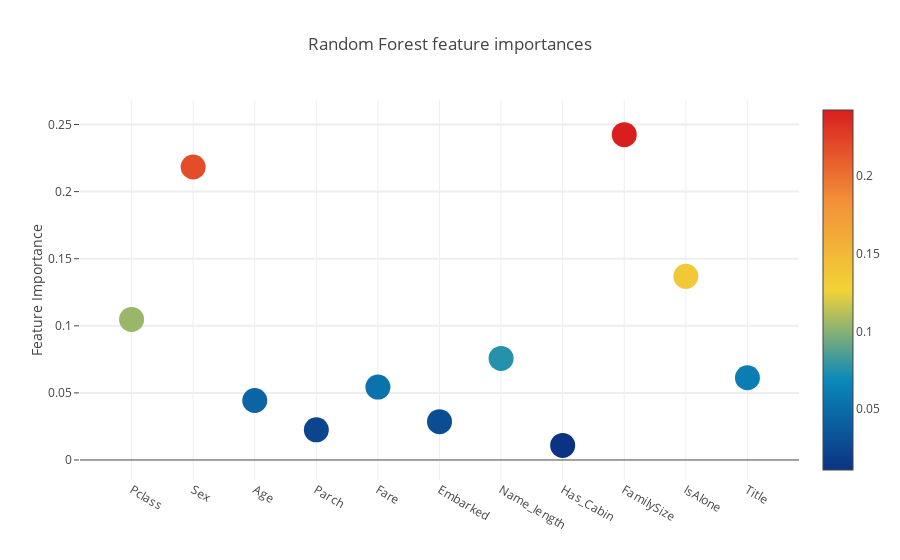
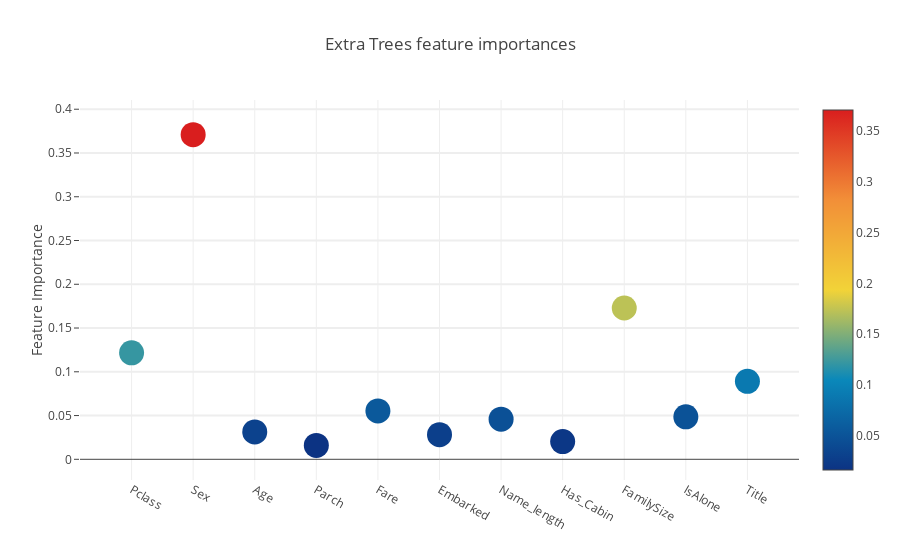
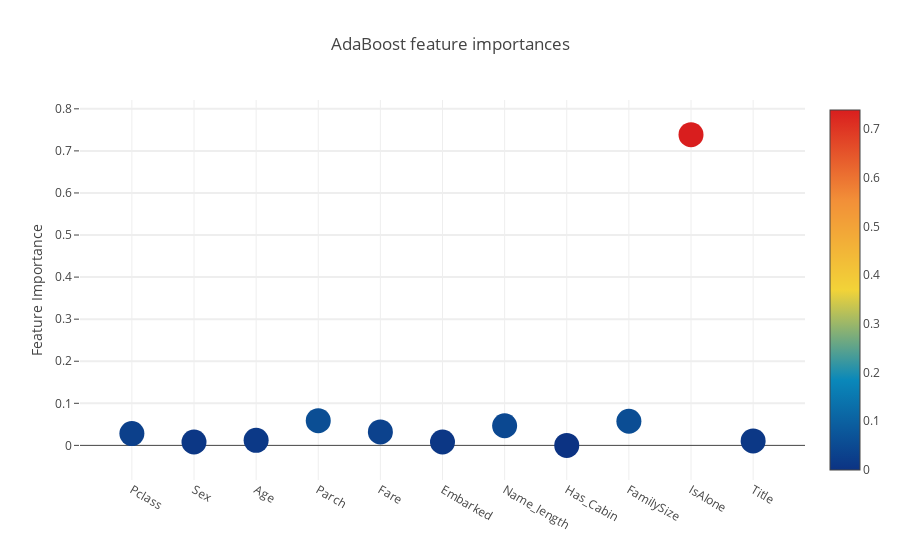
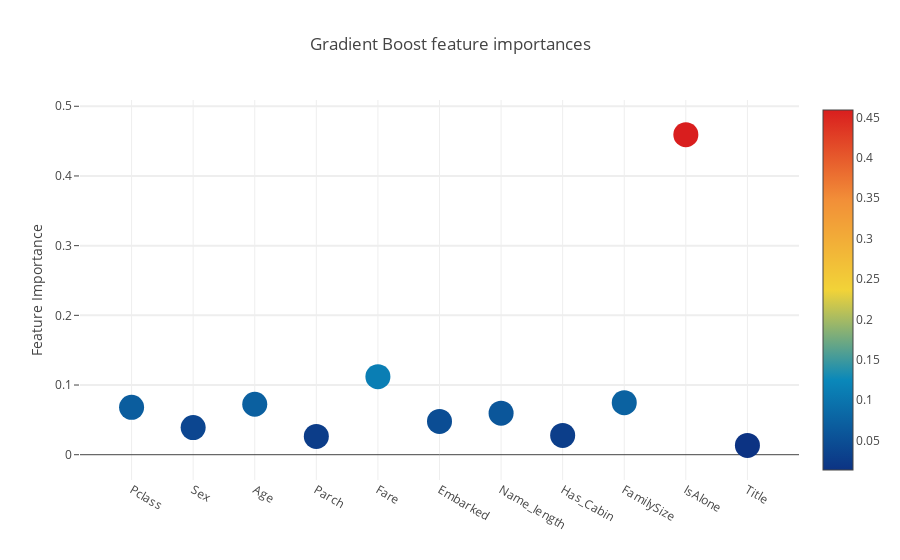

These figures' notebook cell, in order:
### Code cell
# Scatter plot
for name in feature_names:
    trace = go.Scatter(
        y=feature_dataframe[name].values,
        x=feature_dataframe['features'].values,
        mode='markers',
        marker=dict(
            sizemode='diameter',
            sizeref=1,
            size=25,
            color=feature_dataframe[name].values,
            colorscale='Portland',
            showscale=True
        ),
        text=feature_dataframe['features'].values
    )
    
    data = [trace]

    layout = go.Layout(
        autosize=True,
        title=name,
        hovermode='closest',
        yaxis=dict(
            title='Feature Importance',
            ticklen=5,
            gridwidth=2
        ),
        showlegend=False
    )

    fig = go.Figure(data=data, layout=layout)
    py.iplot(fig, filename='scatter2010')

### Figure 1 — Plotly figure (JSON) as saved in the notebook; plotly's stock layout.template omitted (floating-point values rounded to 4 significant figures)
{"data": [{"marker": {"color": [0.1047, 0.2184, 0.04433, 0.02249, 0.05433, 0.02854, 0.0757, 0.01088, 0.2425, 0.1369, 0.06128], "colorscale": "Portland", "showscale": true, "size": 25, "sizemode": "diameter", "sizeref": 1}, "mode": "markers", "text": ["Pclass", "Sex", "Age", "Parch", "Fare", "Embarked", "Name_length", "Has_Cabin", "FamilySize", "IsAlone", "Title"], "type": "scatter", "uid": "568c6bf3-ea00-4e29-9e59-92030ac4e72d", "x": ["Pclass", "Sex", "Age", "Parch", "Fare", "Embarked", "Name_length", "Has_Cabin", "FamilySize", "IsAlone", "Title"], "y": [0.1047, 0.2184, 0.04433, 0.02249, 0.05433, 0.02854, 0.0757, 0.01088, 0.2425, 0.1369, 0.06128]}], "layout": {"autosize": true, "hovermode": "closest", "showlegend": false, "title": {"text": "Random Forest feature importances"}, "xaxis": {"autorange": true, "range": [-0.7677, 10.77], "type": "category"}, "yaxis": {"autorange": true, "gridwidth": 2, "range": [-0.02097, 0.2743], "ticklen": 5, "title": {"text": "Feature Importance"}, "type": "linear"}}}

### Figure 2 — Plotly figure (JSON) as saved in the notebook; plotly's stock layout.template omitted (floating-point values rounded to 4 significant figures)
{"data": [{"marker": {"color": [0.1217, 0.371, 0.0313, 0.01592, 0.05526, 0.02816, 0.0459, 0.0203, 0.1729, 0.04854, 0.0891], "colorscale": "Portland", "showscale": true, "size": 25, "sizemode": "diameter", "sizeref": 1}, "mode": "markers", "text": ["Pclass", "Sex", "Age", "Parch", "Fare", "Embarked", "Name_length", "Has_Cabin", "FamilySize", "IsAlone", "Title"], "type": "scatter", "uid": "0e5e25d7-a6a7-4c81-a82e-7164fe55c654", "x": ["Pclass", "Sex", "Age", "Parch", "Fare", "Embarked", "Name_length", "Has_Cabin", "FamilySize", "IsAlone", "Title"], "y": [0.1217, 0.371, 0.0313, 0.01592, 0.05526, 0.02816, 0.0459, 0.0203, 0.1729, 0.04854, 0.0891]}], "layout": {"autosize": true, "hovermode": "closest", "showlegend": false, "title": {"text": "Extra Trees feature importances"}, "xaxis": {"autorange": true, "range": [-0.7677, 10.77], "type": "category"}, "yaxis": {"autorange": true, "gridwidth": 2, "range": [-0.03292, 0.4198], "ticklen": 5, "title": {"text": "Feature Importance"}, "type": "linear"}}}

### Figure 3 — Plotly figure (JSON) as saved in the notebook; plotly's stock layout.template omitted (floating-point values rounded to 4 significant figures)
{"data": [{"marker": {"color": [0.028, 0.008, 0.012, 0.05867, 0.032, 0.008, 0.04667, 0, 0.05733, 0.7387, 0.01067], "colorscale": "Portland", "showscale": true, "size": 25, "sizemode": "diameter", "sizeref": 1}, "mode": "markers", "text": ["Pclass", "Sex", "Age", "Parch", "Fare", "Embarked", "Name_length", "Has_Cabin", "FamilySize", "IsAlone", "Title"], "type": "scatter", "uid": "fe8fa18e-25bf-4e7c-9974-ae3d239f51e0", "x": ["Pclass", "Sex", "Age", "Parch", "Fare", "Embarked", "Name_length", "Has_Cabin", "FamilySize", "IsAlone", "Title"], "y": [0.028, 0.008, 0.012, 0.05867, 0.032, 0.008, 0.04667, 0, 0.05733, 0.7387, 0.01067]}], "layout": {"autosize": true, "hovermode": "closest", "showlegend": false, "title": {"text": "AdaBoost feature importances"}, "xaxis": {"autorange": true, "range": [-0.7661, 10.77], "type": "category"}, "yaxis": {"autorange": true, "gridwidth": 2, "range": [-0.1016, 0.8403], "ticklen": 5, "title": {"text": "Feature Importance"}, "type": "linear"}}}

### Figure 4 — Plotly figure (JSON) as saved in the notebook; plotly's stock layout.template omitted (floating-point values rounded to 4 significant figures)
{"data": [{"marker": {"color": [0.06796, 0.03889, 0.07238, 0.02629, 0.1119, 0.04779, 0.05966, 0.02775, 0.07463, 0.4593, 0.0134], "colorscale": "Portland", "showscale": true, "size": 25, "sizemode": "diameter", "sizeref": 1}, "mode": "markers", "text": ["Pclass", "Sex", "Age", "Parch", "Fare", "Embarked", "Name_length", "Has_Cabin", "FamilySize", "IsAlone", "Title"], "type": "scatter", "uid": "0a5a4d76-fe86-4b78-a6eb-f857d96346fe", "x": ["Pclass", "Sex", "Age", "Parch", "Fare", "Embarked", "Name_length", "Has_Cabin", "FamilySize", "IsAlone", "Title"], "y": [0.06796, 0.03889, 0.07238, 0.02629, 0.1119, 0.04779, 0.05966, 0.02775, 0.07463, 0.4593, 0.0134]}], "layout": {"autosize": true, "hovermode": "closest", "showlegend": false, "title": {"text": "Gradient Boost feature importances"}, "xaxis": {"autorange": true, "range": [-0.7661, 10.77], "type": "category"}, "yaxis": {"autorange": true, "gridwidth": 2, "range": [-0.04793, 0.5206], "ticklen": 5, "title": {"text": "Feature Importance"}, "type": "linear"}}}
